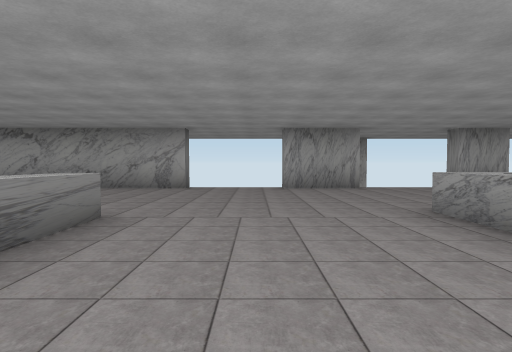
View 1 (above)

15 first-person views from a walk through a Unity game level. The camera is 1.2 m above the floor, tilts 2° down and sees 75° across. The floor is counted in squares, 2 m on a side. Each view is taken from the middle of a square. On the plan, view 1 faces up. The plan holds only what a view shows up to about 10 squares ahead; the rest is blank. The place goes on beyond the plan. The player is left out.

View 2
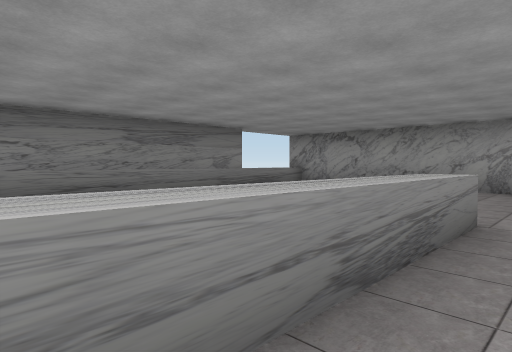

View 3
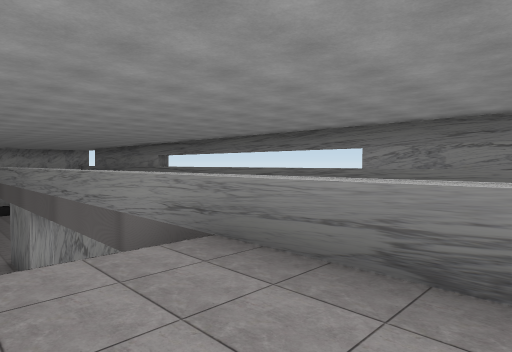

View 4
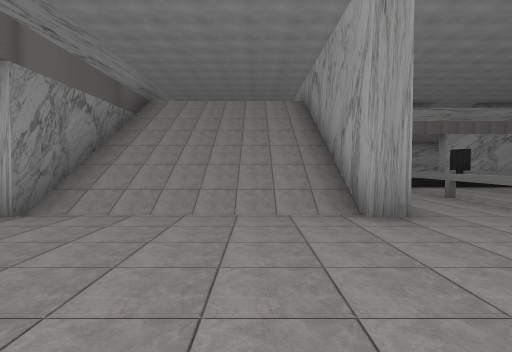

View 5
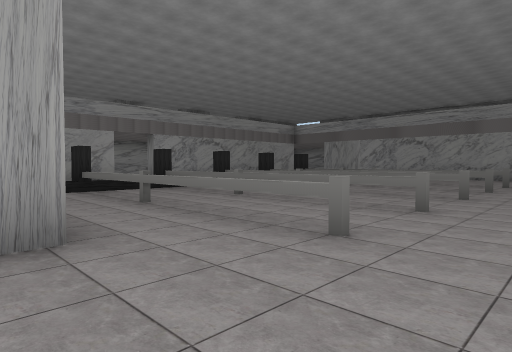

View 6
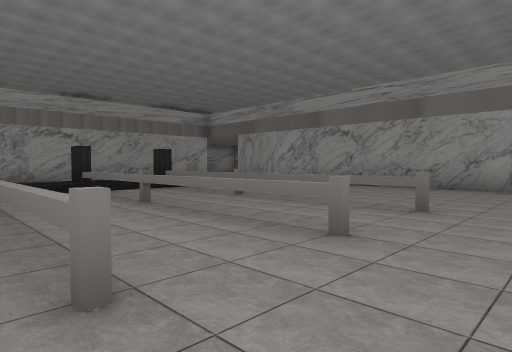

View 7
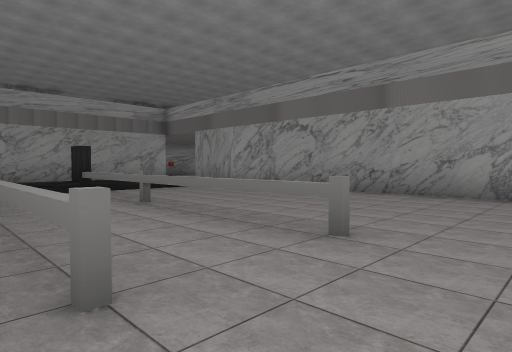

View 8
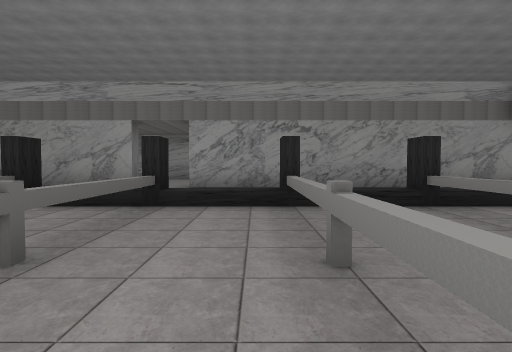

View 9
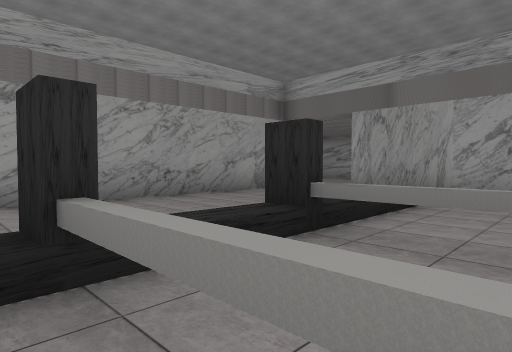

View 10
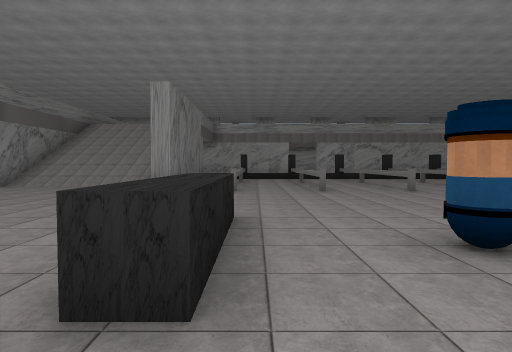

View 11
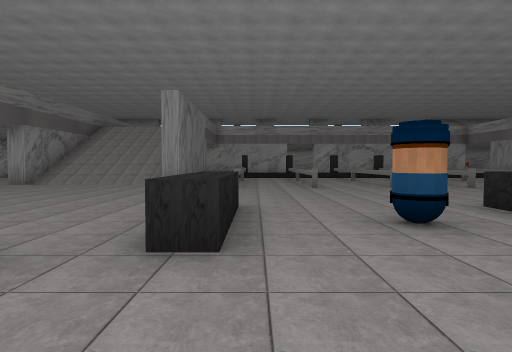

View 12
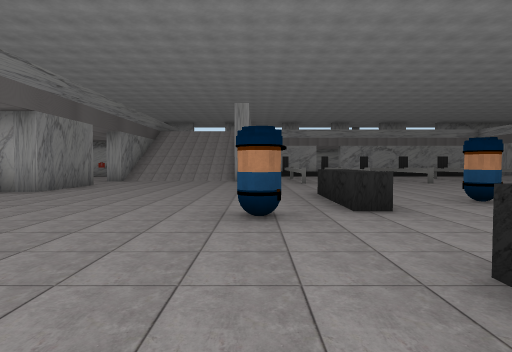

View 13
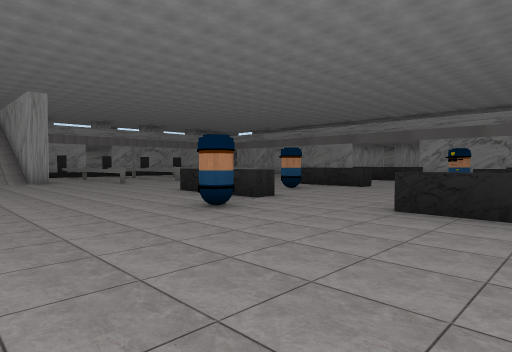

View 14
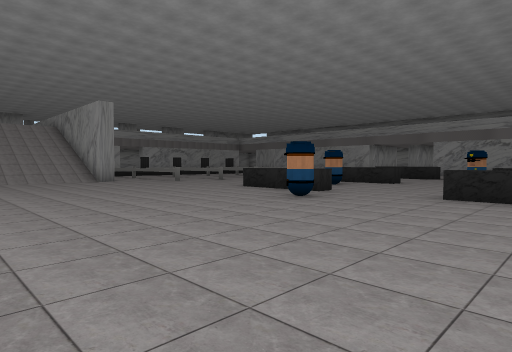

View 15
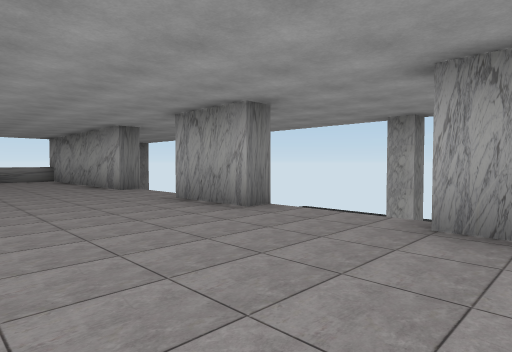

### Floor plan
Key: @ floor where view 1 was taken; # wall or solid block; x gap in a wall; . main floor; : floor 0.5 m higher than the main floor; + floor 4.5 m higher than the main floor; / step, stairs or slope; = window, fence, low wall or low ledge; ^ raised ledge; v drop or lower ground; O other object.
Columns run from 8 left of view 1 to 17 right of it. Each row starts with its distance up from view 1.
 11            vv
 10
  9  #####xvvx#vvvx
  8 ^  ++++++++++++
  7 ^  ++++++++++++
  6 #   +++++++++++
  5 #     +++++++++
  4 #     +++++^^^^  ^^^^^^^^
  3 #     ^+++/        .....
  2 #     ^+++/        ....
  1 #     ^+++               ^
  0 #     ^+@++ :#:#:#:#:#:: ^
 -1 #     ^////#.=.=.=.=.=.. ^
 -2 =     =////#.=.=.=.=.=.. ^
 -3 =     =////#.=.=.=.=.=.. ^
 -4 =     =////#.=.=.=.=.=...^
 -5 =     =////#.=.=.=.=.=...^
 -6       .......=.=.=.=.=...^
 -7        ..................^
 -8       =................
 -9       =...........
-10       ............
-11       .......^...^
-12        ......^.O.^
-13       .....O......
-14       ...........
-15       .........
-16       .......^
-17       .......

Positions as (right, up) in squares from view 1, and headings:
1: (0, 0), facing up
2: (-1, 0), facing up-left
3: (0, 2), facing down-left
4: (1, -9), facing up
5: (2, -8), facing up-right
6: (8, -8), facing up-right
7: (10, -8), facing up-right
8: (10, -5), facing up
9: (10, -2), facing up-right
10: (5, -14), facing up
11: (5, -15), facing up
12: (3, -17), facing up
13: (0, -17), facing up-right
14: (-2, -17), facing up-right
15: (6, 5), facing up-left
